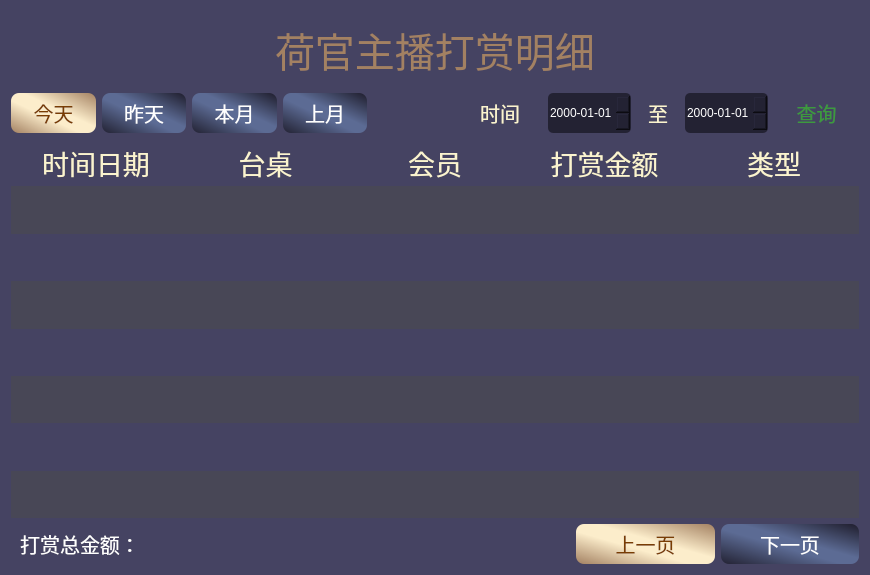
<?xml version="1.0" encoding="UTF-8"?>
<ui version="4.0">
 <class>MMoney</class>
 <widget class="QWidget" name="MMoney">
  <property name="geometry">
   <rect>
    <x>0</x>
    <y>0</y>
    <width>870</width>
    <height>575</height>
   </rect>
  </property>
  <property name="windowTitle">
   <string>Form</string>
  </property>
  <property name="styleSheet">
   <string notr="true">background-color: rgb(69, 67, 98);</string>
  </property>
  <layout class="QVBoxLayout" name="verticalLayout" stretch="1,1,5,1">
   <item>
    <layout class="QHBoxLayout" name="horizontalLayout" stretch="1,0,1">
     <item>
      <spacer name="horizontalSpacer">
       <property name="orientation">
        <enum>Qt::Horizontal</enum>
       </property>
       <property name="sizeHint" stdset="0">
        <size>
         <width>40</width>
         <height>20</height>
        </size>
       </property>
      </spacer>
     </item>
     <item>
      <widget class="QLabel" name="label">
       <property name="font">
        <font>
         <family>微软雅黑</family>
         <pointsize>30</pointsize>
        </font>
       </property>
       <property name="styleSheet">
        <string notr="true">background-color: transparent;
color: qlineargradient(spread:pad, x1:0, y1:1, x2:0, y2:0, stop:0 rgba(163, 129, 98, 255), stop:1 rgba(252, 237, 203, 255));</string>
       </property>
       <property name="text">
        <string>荷官主播打赏明细</string>
       </property>
       <property name="alignment">
        <set>Qt::AlignLeading|Qt::AlignLeft|Qt::AlignVCenter</set>
       </property>
      </widget>
     </item>
     <item>
      <spacer name="horizontalSpacer_2">
       <property name="orientation">
        <enum>Qt::Horizontal</enum>
       </property>
       <property name="sizeHint" stdset="0">
        <size>
         <width>40</width>
         <height>20</height>
        </size>
       </property>
      </spacer>
     </item>
    </layout>
   </item>
   <item>
    <layout class="QHBoxLayout" name="horizontalLayout_2" stretch="2,2,2,2,2,2,0,1,0,2">
     <item>
      <widget class="QPushButton" name="pu_today">
       <property name="minimumSize">
        <size>
         <width>0</width>
         <height>40</height>
        </size>
       </property>
       <property name="font">
        <font>
         <family>方正粗黑宋简体</family>
         <pointsize>15</pointsize>
        </font>
       </property>
       <property name="styleSheet">
        <string notr="true">background-color: qlineargradient(spread:pad, x1:1, y1:0, x2:0, y2:1, stop:0 rgba(163, 129, 98, 255), stop:0.431818 rgba(252, 237, 203, 255), stop:0.590909 rgba(252, 237, 203, 255), stop:1 rgba(163, 129, 98, 255));
border-radius: 8px;
color: rgb(121, 61, 3);</string>
       </property>
       <property name="text">
        <string>今天</string>
       </property>
      </widget>
     </item>
     <item>
      <widget class="QPushButton" name="pu_yesterday">
       <property name="minimumSize">
        <size>
         <width>0</width>
         <height>40</height>
        </size>
       </property>
       <property name="font">
        <font>
         <family>方正粗黑宋简体</family>
         <pointsize>15</pointsize>
        </font>
       </property>
       <property name="styleSheet">
        <string notr="true">background-color: qlineargradient(spread:reflect, x1:0, y1:1, x2:1, y2:0, stop:0 rgba(35, 34, 51, 255), stop:0.4375 rgba(92, 107, 148, 255), stop:0.568182 rgba(92, 107, 148, 255), stop:0.971591 rgba(35, 34, 51, 255), stop:1 rgba(35, 34, 51, 255));
border-radius: 8px;
color: rgb(255, 255, 255);</string>
       </property>
       <property name="text">
        <string>昨天</string>
       </property>
      </widget>
     </item>
     <item>
      <widget class="QPushButton" name="pu_now_month">
       <property name="minimumSize">
        <size>
         <width>0</width>
         <height>40</height>
        </size>
       </property>
       <property name="font">
        <font>
         <family>方正粗黑宋简体</family>
         <pointsize>15</pointsize>
        </font>
       </property>
       <property name="styleSheet">
        <string notr="true">background-color: qlineargradient(spread:reflect, x1:0, y1:1, x2:1, y2:0, stop:0 rgba(35, 34, 51, 255), stop:0.4375 rgba(92, 107, 148, 255), stop:0.568182 rgba(92, 107, 148, 255), stop:0.971591 rgba(35, 34, 51, 255), stop:1 rgba(35, 34, 51, 255));
border-radius: 8px;
color: rgb(255, 255, 255);</string>
       </property>
       <property name="text">
        <string>本月</string>
       </property>
      </widget>
     </item>
     <item>
      <widget class="QPushButton" name="pu_front_month">
       <property name="minimumSize">
        <size>
         <width>0</width>
         <height>40</height>
        </size>
       </property>
       <property name="font">
        <font>
         <family>方正粗黑宋简体</family>
         <pointsize>15</pointsize>
        </font>
       </property>
       <property name="styleSheet">
        <string notr="true">background-color: qlineargradient(spread:reflect, x1:0, y1:1, x2:1, y2:0, stop:0 rgba(35, 34, 51, 255), stop:0.4375 rgba(92, 107, 148, 255), stop:0.568182 rgba(92, 107, 148, 255), stop:0.971591 rgba(35, 34, 51, 255), stop:1 rgba(35, 34, 51, 255));
border-radius: 8px;
color: rgb(255, 255, 255);</string>
       </property>
       <property name="text">
        <string>上月</string>
       </property>
      </widget>
     </item>
     <item>
      <spacer name="horizontalSpacer_3">
       <property name="orientation">
        <enum>Qt::Horizontal</enum>
       </property>
       <property name="sizeHint" stdset="0">
        <size>
         <width>40</width>
         <height>20</height>
        </size>
       </property>
      </spacer>
     </item>
     <item>
      <widget class="QLabel" name="label_2">
       <property name="font">
        <font>
         <family>方正粗黑宋简体</family>
         <pointsize>15</pointsize>
        </font>
       </property>
       <property name="styleSheet">
        <string notr="true">background-color: transparent;
color: rgb(251, 244, 207);
</string>
       </property>
       <property name="text">
        <string>时间</string>
       </property>
       <property name="alignment">
        <set>Qt::AlignCenter</set>
       </property>
      </widget>
     </item>
     <item>
      <widget class="QDateTimeEdit" name="dateTimeEdit_begin">
       <property name="minimumSize">
        <size>
         <width>0</width>
         <height>40</height>
        </size>
       </property>
       <property name="styleSheet">
        <string notr="true">background-color: rgb(35, 34, 51);
border-radius: 5px;
border: 3px;
color: rgb(255, 255, 255);</string>
       </property>
       <property name="date">
        <date>
         <year>2000</year>
         <month>1</month>
         <day>1</day>
        </date>
       </property>
       <property name="currentSection">
        <enum>QDateTimeEdit::YearSection</enum>
       </property>
       <property name="displayFormat">
        <string>yyyy-MM-dd</string>
       </property>
      </widget>
     </item>
     <item>
      <widget class="QLabel" name="label_3">
       <property name="font">
        <font>
         <family>方正粗黑宋简体</family>
         <pointsize>15</pointsize>
        </font>
       </property>
       <property name="styleSheet">
        <string notr="true">background-color: transparent;
color: rgb(251, 244, 207);
</string>
       </property>
       <property name="text">
        <string>至</string>
       </property>
       <property name="alignment">
        <set>Qt::AlignCenter</set>
       </property>
      </widget>
     </item>
     <item>
      <widget class="QDateTimeEdit" name="dateTimeEdit_end">
       <property name="minimumSize">
        <size>
         <width>0</width>
         <height>40</height>
        </size>
       </property>
       <property name="styleSheet">
        <string notr="true">background-color: rgb(35, 34, 51);
border-radius: 5px;
border: 3px;
color: rgb(255, 255, 255);</string>
       </property>
       <property name="displayFormat">
        <string>yyyy-MM-dd</string>
       </property>
      </widget>
     </item>
     <item>
      <widget class="QPushButton" name="pu_search">
       <property name="minimumSize">
        <size>
         <width>0</width>
         <height>40</height>
        </size>
       </property>
       <property name="font">
        <font>
         <family>方正粗黑宋简体</family>
         <pointsize>15</pointsize>
        </font>
       </property>
       <property name="styleSheet">
        <string notr="true">color: rgb(61, 154, 61);
background-color: transparent;
border-radius: 1px;</string>
       </property>
       <property name="text">
        <string>查询</string>
       </property>
      </widget>
     </item>
    </layout>
   </item>
   <item>
    <layout class="QGridLayout" name="gridLayout">
     <property name="spacing">
      <number>0</number>
     </property>
     <item row="5" column="1">
      <widget class="QLabel" name="label_four_deskNum">
       <property name="font">
        <font>
         <family>方正粗黑宋简体</family>
         <pointsize>18</pointsize>
        </font>
       </property>
       <property name="styleSheet">
        <string notr="true">background-color: transparent;
color: rgb(255, 255, 255);</string>
       </property>
       <property name="text">
        <string/>
       </property>
       <property name="alignment">
        <set>Qt::AlignCenter</set>
       </property>
      </widget>
     </item>
     <item row="8" column="0">
      <widget class="QLabel" name="label_seven_creatime">
       <property name="font">
        <font>
         <family>方正粗黑宋简体</family>
         <pointsize>18</pointsize>
        </font>
       </property>
       <property name="styleSheet">
        <string notr="true">background-color: rgb(72, 71, 86);
color: rgb(255, 255, 255);</string>
       </property>
       <property name="text">
        <string/>
       </property>
       <property name="alignment">
        <set>Qt::AlignCenter</set>
       </property>
      </widget>
     </item>
     <item row="1" column="4">
      <widget class="QLabel" name="label_type_one">
       <property name="font">
        <font>
         <family>方正粗黑宋简体</family>
         <pointsize>18</pointsize>
        </font>
       </property>
       <property name="styleSheet">
        <string notr="true">background-color: rgb(72, 71, 86);
color: rgb(255, 255, 255);</string>
       </property>
       <property name="text">
        <string/>
       </property>
       <property name="alignment">
        <set>Qt::AlignCenter</set>
       </property>
      </widget>
     </item>
     <item row="4" column="0">
      <widget class="QLabel" name="label_three_creatime">
       <property name="font">
        <font>
         <family>方正粗黑宋简体</family>
         <pointsize>18</pointsize>
        </font>
       </property>
       <property name="styleSheet">
        <string notr="true">background-color: rgb(72, 71, 86);color: rgb(255, 255, 255);</string>
       </property>
       <property name="text">
        <string/>
       </property>
       <property name="alignment">
        <set>Qt::AlignCenter</set>
       </property>
      </widget>
     </item>
     <item row="8" column="1">
      <widget class="QLabel" name="label_seven_deskNum">
       <property name="font">
        <font>
         <family>方正粗黑宋简体</family>
         <pointsize>18</pointsize>
        </font>
       </property>
       <property name="styleSheet">
        <string notr="true">background-color: rgb(72, 71, 86);
color: rgb(255, 255, 255);</string>
       </property>
       <property name="text">
        <string/>
       </property>
       <property name="alignment">
        <set>Qt::AlignCenter</set>
       </property>
      </widget>
     </item>
     <item row="4" column="2">
      <widget class="QLabel" name="label_name_three">
       <property name="font">
        <font>
         <family>方正粗黑宋简体</family>
         <pointsize>18</pointsize>
        </font>
       </property>
       <property name="styleSheet">
        <string notr="true">background-color: rgb(72, 71, 86);
color: rgb(255, 255, 255);</string>
       </property>
       <property name="text">
        <string/>
       </property>
       <property name="alignment">
        <set>Qt::AlignCenter</set>
       </property>
      </widget>
     </item>
     <item row="6" column="2">
      <widget class="QLabel" name="label_name_five">
       <property name="font">
        <font>
         <family>方正粗黑宋简体</family>
         <pointsize>18</pointsize>
        </font>
       </property>
       <property name="styleSheet">
        <string notr="true">background-color: rgb(72, 71, 86);
color: rgb(255, 255, 255);</string>
       </property>
       <property name="text">
        <string/>
       </property>
       <property name="alignment">
        <set>Qt::AlignCenter</set>
       </property>
      </widget>
     </item>
     <item row="1" column="1">
      <widget class="QLabel" name="label_one_deskNum">
       <property name="font">
        <font>
         <family>方正粗黑宋简体</family>
         <pointsize>18</pointsize>
        </font>
       </property>
       <property name="styleSheet">
        <string notr="true">background-color: rgb(72, 71, 86);
color: rgb(255, 255, 255);</string>
       </property>
       <property name="text">
        <string/>
       </property>
       <property name="alignment">
        <set>Qt::AlignCenter</set>
       </property>
      </widget>
     </item>
     <item row="5" column="4">
      <widget class="QLabel" name="label_type_four">
       <property name="font">
        <font>
         <family>方正粗黑宋简体</family>
         <pointsize>18</pointsize>
        </font>
       </property>
       <property name="styleSheet">
        <string notr="true">background-color: transparent;
color: rgb(255, 255, 255);</string>
       </property>
       <property name="text">
        <string/>
       </property>
       <property name="alignment">
        <set>Qt::AlignCenter</set>
       </property>
      </widget>
     </item>
     <item row="0" column="2">
      <widget class="QLabel" name="label_41">
       <property name="font">
        <font>
         <family>方正粗黑宋简体</family>
         <pointsize>20</pointsize>
        </font>
       </property>
       <property name="styleSheet">
        <string notr="true">background-color: transparent;
color: rgb(251, 244, 207);</string>
       </property>
       <property name="text">
        <string>会员</string>
       </property>
       <property name="alignment">
        <set>Qt::AlignCenter</set>
       </property>
      </widget>
     </item>
     <item row="5" column="3">
      <widget class="QLabel" name="label_four_money">
       <property name="font">
        <font>
         <family>方正粗黑宋简体</family>
         <pointsize>18</pointsize>
        </font>
       </property>
       <property name="styleSheet">
        <string notr="true">background-color: transparent;
color: rgb(255, 255, 255);</string>
       </property>
       <property name="text">
        <string/>
       </property>
       <property name="alignment">
        <set>Qt::AlignCenter</set>
       </property>
      </widget>
     </item>
     <item row="4" column="4">
      <widget class="QLabel" name="label_type_three">
       <property name="font">
        <font>
         <family>方正粗黑宋简体</family>
         <pointsize>18</pointsize>
        </font>
       </property>
       <property name="styleSheet">
        <string notr="true">background-color: rgb(72, 71, 86);
color: rgb(255, 255, 255);</string>
       </property>
       <property name="text">
        <string/>
       </property>
       <property name="alignment">
        <set>Qt::AlignCenter</set>
       </property>
      </widget>
     </item>
     <item row="1" column="3">
      <widget class="QLabel" name="label_one_money">
       <property name="font">
        <font>
         <family>方正粗黑宋简体</family>
         <pointsize>18</pointsize>
        </font>
       </property>
       <property name="styleSheet">
        <string notr="true">background-color: rgb(72, 71, 86);
color: rgb(255, 255, 255);</string>
       </property>
       <property name="text">
        <string/>
       </property>
       <property name="alignment">
        <set>Qt::AlignCenter</set>
       </property>
      </widget>
     </item>
     <item row="7" column="3">
      <widget class="QLabel" name="label_six_money">
       <property name="font">
        <font>
         <family>方正粗黑宋简体</family>
         <pointsize>18</pointsize>
        </font>
       </property>
       <property name="styleSheet">
        <string notr="true">background-color: transparent;
color: rgb(255, 255, 255);</string>
       </property>
       <property name="text">
        <string/>
       </property>
       <property name="alignment">
        <set>Qt::AlignCenter</set>
       </property>
      </widget>
     </item>
     <item row="8" column="2">
      <widget class="QLabel" name="label_name_seven">
       <property name="font">
        <font>
         <family>方正粗黑宋简体</family>
         <pointsize>18</pointsize>
        </font>
       </property>
       <property name="styleSheet">
        <string notr="true">background-color: rgb(72, 71, 86);
color: rgb(255, 255, 255);</string>
       </property>
       <property name="text">
        <string/>
       </property>
       <property name="alignment">
        <set>Qt::AlignCenter</set>
       </property>
      </widget>
     </item>
     <item row="6" column="0">
      <widget class="QLabel" name="label_five_creatime">
       <property name="font">
        <font>
         <family>方正粗黑宋简体</family>
         <pointsize>18</pointsize>
        </font>
       </property>
       <property name="styleSheet">
        <string notr="true">background-color: rgb(72, 71, 86);color: rgb(255, 255, 255);</string>
       </property>
       <property name="text">
        <string/>
       </property>
       <property name="alignment">
        <set>Qt::AlignCenter</set>
       </property>
      </widget>
     </item>
     <item row="7" column="2">
      <widget class="QLabel" name="label_name_six">
       <property name="font">
        <font>
         <family>方正粗黑宋简体</family>
         <pointsize>18</pointsize>
        </font>
       </property>
       <property name="styleSheet">
        <string notr="true">background-color: transparent;
color: rgb(255, 255, 255);</string>
       </property>
       <property name="text">
        <string/>
       </property>
       <property name="alignment">
        <set>Qt::AlignCenter</set>
       </property>
      </widget>
     </item>
     <item row="8" column="3">
      <widget class="QLabel" name="label_seven_money">
       <property name="font">
        <font>
         <family>方正粗黑宋简体</family>
         <pointsize>18</pointsize>
        </font>
       </property>
       <property name="styleSheet">
        <string notr="true">background-color: rgb(72, 71, 86);
color: rgb(255, 255, 255);</string>
       </property>
       <property name="text">
        <string/>
       </property>
       <property name="alignment">
        <set>Qt::AlignCenter</set>
       </property>
      </widget>
     </item>
     <item row="2" column="4">
      <widget class="QLabel" name="label_type_two">
       <property name="font">
        <font>
         <family>方正粗黑宋简体</family>
         <pointsize>18</pointsize>
        </font>
       </property>
       <property name="styleSheet">
        <string notr="true">background-color: transparent;
color: rgb(255, 255, 255);</string>
       </property>
       <property name="text">
        <string/>
       </property>
       <property name="alignment">
        <set>Qt::AlignCenter</set>
       </property>
      </widget>
     </item>
     <item row="4" column="3">
      <widget class="QLabel" name="label_three_money">
       <property name="font">
        <font>
         <family>方正粗黑宋简体</family>
         <pointsize>18</pointsize>
        </font>
       </property>
       <property name="styleSheet">
        <string notr="true">background-color: rgb(72, 71, 86);
color: rgb(255, 255, 255);</string>
       </property>
       <property name="text">
        <string/>
       </property>
       <property name="alignment">
        <set>Qt::AlignCenter</set>
       </property>
      </widget>
     </item>
     <item row="7" column="0">
      <widget class="QLabel" name="label_six_creatime">
       <property name="font">
        <font>
         <family>方正粗黑宋简体</family>
         <pointsize>18</pointsize>
        </font>
       </property>
       <property name="styleSheet">
        <string notr="true">background-color: transparent;
color: rgb(255, 255, 255);</string>
       </property>
       <property name="text">
        <string/>
       </property>
       <property name="alignment">
        <set>Qt::AlignCenter</set>
       </property>
      </widget>
     </item>
     <item row="1" column="2">
      <widget class="QLabel" name="label_name_one">
       <property name="font">
        <font>
         <family>方正粗黑宋简体</family>
         <pointsize>18</pointsize>
        </font>
       </property>
       <property name="styleSheet">
        <string notr="true">background-color: rgb(72, 71, 86);
color: rgb(255, 255, 255);</string>
       </property>
       <property name="text">
        <string/>
       </property>
       <property name="alignment">
        <set>Qt::AlignCenter</set>
       </property>
      </widget>
     </item>
     <item row="5" column="2">
      <widget class="QLabel" name="label_name_four">
       <property name="font">
        <font>
         <family>方正粗黑宋简体</family>
         <pointsize>18</pointsize>
        </font>
       </property>
       <property name="styleSheet">
        <string notr="true">background-color: transparent;
color: rgb(255, 255, 255);</string>
       </property>
       <property name="text">
        <string/>
       </property>
       <property name="alignment">
        <set>Qt::AlignCenter</set>
       </property>
      </widget>
     </item>
     <item row="7" column="1">
      <widget class="QLabel" name="label_six_deskNum">
       <property name="font">
        <font>
         <family>方正粗黑宋简体</family>
         <pointsize>18</pointsize>
        </font>
       </property>
       <property name="styleSheet">
        <string notr="true">background-color: transparent;
color: rgb(255, 255, 255);</string>
       </property>
       <property name="text">
        <string/>
       </property>
       <property name="alignment">
        <set>Qt::AlignCenter</set>
       </property>
      </widget>
     </item>
     <item row="0" column="3">
      <widget class="QLabel" name="label_42">
       <property name="font">
        <font>
         <family>方正粗黑宋简体</family>
         <pointsize>20</pointsize>
        </font>
       </property>
       <property name="styleSheet">
        <string notr="true">background-color: transparent;
color: rgb(251, 244, 207);</string>
       </property>
       <property name="text">
        <string>打赏金额</string>
       </property>
       <property name="alignment">
        <set>Qt::AlignCenter</set>
       </property>
      </widget>
     </item>
     <item row="0" column="0">
      <widget class="QLabel" name="label_39">
       <property name="font">
        <font>
         <family>方正粗黑宋简体</family>
         <pointsize>20</pointsize>
        </font>
       </property>
       <property name="styleSheet">
        <string notr="true">background-color: transparent;
color: rgb(251, 244, 207);</string>
       </property>
       <property name="text">
        <string>时间日期</string>
       </property>
       <property name="alignment">
        <set>Qt::AlignCenter</set>
       </property>
      </widget>
     </item>
     <item row="5" column="0">
      <widget class="QLabel" name="label_four_creatime">
       <property name="font">
        <font>
         <family>方正粗黑宋简体</family>
         <pointsize>18</pointsize>
        </font>
       </property>
       <property name="styleSheet">
        <string notr="true">background-color: transparent;
color: rgb(255, 255, 255);</string>
       </property>
       <property name="text">
        <string/>
       </property>
       <property name="alignment">
        <set>Qt::AlignCenter</set>
       </property>
      </widget>
     </item>
     <item row="2" column="2">
      <widget class="QLabel" name="label_name_two">
       <property name="font">
        <font>
         <family>方正粗黑宋简体</family>
         <pointsize>18</pointsize>
        </font>
       </property>
       <property name="styleSheet">
        <string notr="true">background-color: transparent;
color: rgb(255, 255, 255);</string>
       </property>
       <property name="text">
        <string/>
       </property>
       <property name="alignment">
        <set>Qt::AlignCenter</set>
       </property>
      </widget>
     </item>
     <item row="2" column="1">
      <widget class="QLabel" name="label_two_deskNum">
       <property name="font">
        <font>
         <family>方正粗黑宋简体</family>
         <pointsize>18</pointsize>
        </font>
       </property>
       <property name="styleSheet">
        <string notr="true">background-color: transparent;
color: rgb(255, 255, 255);</string>
       </property>
       <property name="text">
        <string/>
       </property>
       <property name="alignment">
        <set>Qt::AlignCenter</set>
       </property>
      </widget>
     </item>
     <item row="6" column="1">
      <widget class="QLabel" name="label_five_deskNum">
       <property name="font">
        <font>
         <family>方正粗黑宋简体</family>
         <pointsize>18</pointsize>
        </font>
       </property>
       <property name="styleSheet">
        <string notr="true">background-color: rgb(72, 71, 86);
color: rgb(255, 255, 255);</string>
       </property>
       <property name="text">
        <string/>
       </property>
       <property name="alignment">
        <set>Qt::AlignCenter</set>
       </property>
      </widget>
     </item>
     <item row="7" column="4">
      <widget class="QLabel" name="label_type_six">
       <property name="font">
        <font>
         <family>方正粗黑宋简体</family>
         <pointsize>18</pointsize>
        </font>
       </property>
       <property name="styleSheet">
        <string notr="true">background-color: transparent;
color: rgb(255, 255, 255);</string>
       </property>
       <property name="text">
        <string/>
       </property>
       <property name="alignment">
        <set>Qt::AlignCenter</set>
       </property>
      </widget>
     </item>
     <item row="6" column="3">
      <widget class="QLabel" name="label_five_money">
       <property name="font">
        <font>
         <family>方正粗黑宋简体</family>
         <pointsize>18</pointsize>
        </font>
       </property>
       <property name="styleSheet">
        <string notr="true">background-color: rgb(72, 71, 86);
color: rgb(255, 255, 255);</string>
       </property>
       <property name="text">
        <string/>
       </property>
       <property name="alignment">
        <set>Qt::AlignCenter</set>
       </property>
      </widget>
     </item>
     <item row="4" column="1">
      <widget class="QLabel" name="label_three_deskNum">
       <property name="font">
        <font>
         <family>方正粗黑宋简体</family>
         <pointsize>18</pointsize>
        </font>
       </property>
       <property name="styleSheet">
        <string notr="true">background-color: rgb(72, 71, 86);
color: rgb(255, 255, 255);</string>
       </property>
       <property name="text">
        <string/>
       </property>
       <property name="alignment">
        <set>Qt::AlignCenter</set>
       </property>
      </widget>
     </item>
     <item row="6" column="4">
      <widget class="QLabel" name="label_type_five">
       <property name="font">
        <font>
         <family>方正粗黑宋简体</family>
         <pointsize>18</pointsize>
        </font>
       </property>
       <property name="styleSheet">
        <string notr="true">background-color: rgb(72, 71, 86);
color: rgb(255, 255, 255);</string>
       </property>
       <property name="text">
        <string/>
       </property>
       <property name="alignment">
        <set>Qt::AlignCenter</set>
       </property>
      </widget>
     </item>
     <item row="1" column="0">
      <widget class="QLabel" name="label_one_creatime">
       <property name="font">
        <font>
         <family>方正粗黑宋简体</family>
         <pointsize>18</pointsize>
        </font>
       </property>
       <property name="styleSheet">
        <string notr="true">background-color: rgb(72, 71, 86);
color: rgb(255, 255, 255);</string>
       </property>
       <property name="text">
        <string/>
       </property>
       <property name="alignment">
        <set>Qt::AlignCenter</set>
       </property>
      </widget>
     </item>
     <item row="2" column="0">
      <widget class="QLabel" name="label_two_creatime">
       <property name="font">
        <font>
         <family>方正粗黑宋简体</family>
         <pointsize>18</pointsize>
        </font>
       </property>
       <property name="styleSheet">
        <string notr="true">background-color: transparent;
color: rgb(255, 255, 255);</string>
       </property>
       <property name="text">
        <string/>
       </property>
       <property name="alignment">
        <set>Qt::AlignCenter</set>
       </property>
      </widget>
     </item>
     <item row="2" column="3">
      <widget class="QLabel" name="label_two_money">
       <property name="font">
        <font>
         <family>方正粗黑宋简体</family>
         <pointsize>18</pointsize>
        </font>
       </property>
       <property name="styleSheet">
        <string notr="true">background-color: transparent;
color: rgb(255, 255, 255);</string>
       </property>
       <property name="text">
        <string/>
       </property>
       <property name="alignment">
        <set>Qt::AlignCenter</set>
       </property>
      </widget>
     </item>
     <item row="8" column="4">
      <widget class="QLabel" name="label_type_seven">
       <property name="font">
        <font>
         <family>方正粗黑宋简体</family>
         <pointsize>18</pointsize>
        </font>
       </property>
       <property name="styleSheet">
        <string notr="true">background-color: rgb(72, 71, 86);
color: rgb(255, 255, 255);</string>
       </property>
       <property name="text">
        <string/>
       </property>
       <property name="alignment">
        <set>Qt::AlignCenter</set>
       </property>
      </widget>
     </item>
     <item row="0" column="4">
      <widget class="QLabel" name="label_43">
       <property name="font">
        <font>
         <family>方正粗黑宋简体</family>
         <pointsize>20</pointsize>
        </font>
       </property>
       <property name="styleSheet">
        <string notr="true">background-color: transparent;
color: rgb(251, 244, 207);</string>
       </property>
       <property name="text">
        <string>类型</string>
       </property>
       <property name="alignment">
        <set>Qt::AlignCenter</set>
       </property>
      </widget>
     </item>
     <item row="0" column="1">
      <widget class="QLabel" name="label_40">
       <property name="font">
        <font>
         <family>方正粗黑宋简体</family>
         <pointsize>20</pointsize>
        </font>
       </property>
       <property name="styleSheet">
        <string notr="true">background-color: transparent;
color: rgb(251, 244, 207);</string>
       </property>
       <property name="text">
        <string>台桌</string>
       </property>
       <property name="alignment">
        <set>Qt::AlignCenter</set>
       </property>
      </widget>
     </item>
    </layout>
   </item>
   <item>
    <layout class="QHBoxLayout" name="horizontalLayout_3" stretch="1,1,2,1,1">
     <item>
      <widget class="QLabel" name="label_44">
       <property name="font">
        <font>
         <family>方正粗黑宋简体</family>
         <pointsize>15</pointsize>
        </font>
       </property>
       <property name="styleSheet">
        <string notr="true">background-color: transparent;
color: rgb(255, 255, 255);</string>
       </property>
       <property name="text">
        <string>打赏总金额：</string>
       </property>
       <property name="alignment">
        <set>Qt::AlignCenter</set>
       </property>
      </widget>
     </item>
     <item>
      <widget class="QLabel" name="label_45">
       <property name="font">
        <font>
         <family>方正粗黑宋简体</family>
         <pointsize>15</pointsize>
        </font>
       </property>
       <property name="styleSheet">
        <string notr="true">background-color: transparent;
color: rgb(255, 255, 255);</string>
       </property>
       <property name="text">
        <string/>
       </property>
       <property name="alignment">
        <set>Qt::AlignLeading|Qt::AlignLeft|Qt::AlignVCenter</set>
       </property>
      </widget>
     </item>
     <item>
      <spacer name="horizontalSpacer_4">
       <property name="orientation">
        <enum>Qt::Horizontal</enum>
       </property>
       <property name="sizeHint" stdset="0">
        <size>
         <width>40</width>
         <height>20</height>
        </size>
       </property>
      </spacer>
     </item>
     <item>
      <widget class="QPushButton" name="pu_front_page">
       <property name="minimumSize">
        <size>
         <width>0</width>
         <height>40</height>
        </size>
       </property>
       <property name="font">
        <font>
         <family>方正粗黑宋简体</family>
         <pointsize>15</pointsize>
        </font>
       </property>
       <property name="styleSheet">
        <string notr="true">background-color: qlineargradient(spread:pad, x1:1, y1:0, x2:0, y2:1, stop:0 rgba(163, 129, 98, 255), stop:0.431818 rgba(252, 237, 203, 255), stop:0.590909 rgba(252, 237, 203, 255), stop:1 rgba(163, 129, 98, 255));
border-radius: 8px;
color: rgb(121, 61, 3);</string>
       </property>
       <property name="text">
        <string>上一页</string>
       </property>
      </widget>
     </item>
     <item>
      <widget class="QPushButton" name="pu_next_page">
       <property name="minimumSize">
        <size>
         <width>0</width>
         <height>40</height>
        </size>
       </property>
       <property name="font">
        <font>
         <family>方正粗黑宋简体</family>
         <pointsize>15</pointsize>
        </font>
       </property>
       <property name="styleSheet">
        <string notr="true">background-color: qlineargradient(spread:reflect, x1:0, y1:1, x2:1, y2:0, stop:0 rgba(35, 34, 51, 255), stop:0.4375 rgba(92, 107, 148, 255), stop:0.568182 rgba(92, 107, 148, 255), stop:0.971591 rgba(35, 34, 51, 255), stop:1 rgba(35, 34, 51, 255));
border-radius: 8px;
color: rgb(255, 255, 255);</string>
       </property>
       <property name="text">
        <string>下一页</string>
       </property>
      </widget>
     </item>
    </layout>
   </item>
  </layout>
 </widget>
 <resources/>
 <connections/>
</ui>
